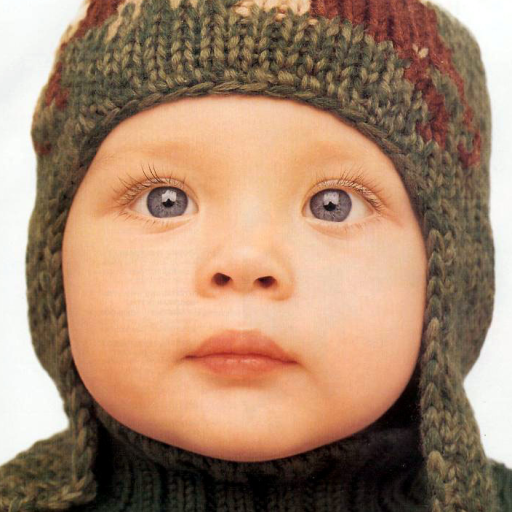
#> input picture baby_GT.bmp, 512 x 512 px, given as the content of the folder data/train, which was not available
$ python test.py   (older library calls are emulated)
#> lines starting #> are read from the running program, lines starting #| are printed output that depends on the picture; pictures that were not available may be replaced by others from this repository, and a replacement may not be noted
# -*- coding: utf-8 -*-
"""
Created on Tue Jan 23 10:53:39 2018

@author: Administrator
"""

import os
import numpy as np
#import json
#from PIL import Image
import cv2
from scipy import misc
#import getPrmDflt as GP
from scipy import signal
import math
import warnings
import gc
from skimage import color
from scipy import io
from sklearn.decomposition import PCA
#from skimage import transform
#import matplotlib.image as mpimg


def srForestTrain( varargin ):
    dfs={ 'datapathHigh':[], 'datapathLow': [],  'sf':2,
         'downsample':[],'patchSizeLow':np.array([6,6]),'patchSizeHigh':np.array([6,6]),
         'patchStride':np.array([2,2]), 'patchBorder':np.array([2,2]),
         'nTrainPatches':0,  'nAddBaseScales':0,  'patchfeats':[],
         'interpkernel':'bicubic', 'pRegrForest':forestRegrTrain(),
         'useARF':0,  'verbose':1 }
#    dfs['pRegrForest']=FR.forestRegrTrain()
    opts=getPrmDflt(dfs,1,varargin)
    if len(varargin)==0:
        srforest=opts
        return srforest
# check some parameter settings
    if opts['sf']<2:
        print('ValueError,sf should be >= 2')
    elif opts['patchSizeLow'][0]<3:
        print('ValueError,patchSizeLow >= 2')
    elif opts['patchSizeHigh'][0]<3:
        print('ValueError,patchSizeHigh >= 2')
    elif opts['nTrainPatches']<0:
        print('ValueError,nTrainPatches >= 0')
    elif (opts['patchStride']).any()>(opts['patchSizeHigh']).any():
        print('ValueError,Stride is too large for high-res patch size')
# extract source and target patches
    imlistLow = ' '
    nPatchesPerImg = 0
    #imlistHigh = list(open (opts['datapathHigh'],'rb+'))
    imlistHigh = opts['datapathHigh']
    #[i for i in os.listdir('.') if os.path.isfile(i) and os.path.splitext(i)[1]=='.bmp']
    listH = os.listdir(imlistHigh)  #列出文件夹下所有的目录与文件
    if len(opts['datapathLow'])!=0:
        imlistLow=os.listdir( opts['datapathLow'])
    patchesSrcCell=[]
    patchesTarCell=[]
    for i in range(0,len(listH)):
        patchesSrcCell.append([])
        patchesTarCell.append([])
        path = os.path.join(imlistHigh,listH[i])
#        if os.path.isfile(path) and os.path.splitext(i)[1]=='.bmp':   #想对文件的操作
        if opts['verbose']==1:
           print('Extract patches from image %d/%d'%(i+1,len(listH)))
        imL=[]
#        imH =np.array(cv2.imread(listH[i],cv2.IMREAD_COLOR))
#        imH=cv2.imread(path)
        imH=misc.imread(path)
#> imH is the input picture: shape (512, 512, 3); mean R, G, B 166.9, 134.2, 109.5
#        cv2.namedWindow("Image")
#        cv2.imshow("Image", imH)
#        cv2.waitKey (0)
#        cv.destroyAllWindows()
        if imH.any() == None:                   #判断读入的img1是否为空，为空就继续下一轮循环
            continue
        baseScales=1
        patchesSrcCell[i],patchesTarCell[i] = extractPatchesFromImg(imH,imL,opts,baseScales)
        if nPatchesPerImg>0:
            pass
    patchesSrc=patchesSrcCell[0]
    patchesTar=patchesTarCell[0]
    for j in range(len(listH)-1):
        patchesSrc=np.hstack((patchesSrc,patchesSrcCell[j+1]))
        patchesTar=np.hstack((patchesTar,patchesTarCell[j+1]))
    del patchesSrcCell
    gc.collect()
    del patchesTarCell
    gc.collect()
    if opts['verbose']==1:
        print('Extracted a total of %d patches from %d images\n'%(patchesSrc.shape[1],len(listH)))
    opts['pRegrForest']['N1']=patchesSrc.shape[1]
#reduce dimensionality of low-res patches (PCA)主成分分析法 降维
    if opts['verbose']==1:
        print('Applying PCA dim-reduction\n')
#    meanVal=np.mean(patchesSrc,axis=0)
#    newData=patchesSrc-meanVal
        '''
    covMat=(np.dot(patchesSrc,patchesSrc.T)).astype(np.float64)
#    covMat=np.cov(patchesSrc,rowvar=1)
    eigVals,eigVects=np.linalg.eig(np.mat(covMat))
    eigVects=(eigVects).astype(np.float64)
    eigVals=(eigVals.cumsum(0)/sum(eigVals)).astype(np.float64)

    k=0
    for i in range(0,len(eigVals)):
        if eigVals[i]>=(1e-3):
            k=k+1

    srforest={}
    srforest['Vpca']=eigVects[:,k:eigVects.shape[1]+1]
    del eigVals
    gc.collect()
    del eigVects
    gc.collect()
    del covMat
    gc.collect()
    '''
    srforest={}
    pca = PCA(n_components=30)
    datapca=pca.fit_transform(patchesSrc)
    srforest['Vpca']=datapca

    print(' %d to %d dimensions\n'%(srforest['Vpca'].shape[0],srforest['Vpca'].shape[1]))
    patchesSrcPca=np.array([])
    patchesSrcPca=np.array(np.dot(srforest['Vpca'].T,patchesSrc))
#train the regression forest
    if opts['useARF']==1:
        if opts['verbose']==1:
            pass
    elif opts['useARF']==0:
        if opts['verbose']==1:
            print('Training regression forest\n')
        srforest['model']=forestRegrTrain(patchesSrcPca,patchesSrcPca,patchesTar,opts['pRegrForest'])
    srforest['sropts']=opts


def extractPatchesFromImg(imH,imL,opts,baseScales):
     baseScales=1
     srcPatches=[]
     tarPatches=[]
# downsample image(s)
     imH = imageDownsample(imH,baseScales,opts['downsample'])
     if len(imL)!=0:
         imL=imageDownsample(imL,baseScales,opts['downsample'])
     imHY=imageTransformColor(imH)
     imHY=imageModcrop(imHY,opts['sf'])
     if len(imL)==0:
        imLY=imageDownsample(imHY,opts['sf'],opts['downsample'])
     else:
        imLY=imageTransformColor(imL)
#     size=imHY.shape
     imMY=imresize(imLY,opts['sf'],opts['interpkernel'])
#     imMY=imMY/255
     imTar=imHY-imMY
     Spatches=extractPatches(imMY,opts['patchSizeLow'],opts['patchSizeLow']-opts['patchStride'],opts['patchBorder'],opts['patchfeats'])
     srcPatches=Spatches
     tarBorder=opts['patchBorder']
     Tpatches=extractPatches(imTar,opts['patchSizeHigh'],opts['patchSizeHigh']-opts['patchStride'],tarBorder)
     tarPatches=Tpatches

     return srcPatches,tarPatches


def imageDownsample(imH,sf,varargin):
#> called with sf = 1
    dfs={ 'kernel':'bicubic',  'sigma': .4  }
    opts=getPrmDflt(dfs,1,varargin)
#> opts = {'kernel': 'bicubic', 'sigma': 0}
#> in imageTransformColor, `img=color.rgb2ycbcr(im)`: img: shape (512, 512, 3) float64; mean of channels 0, 1, 2 137.2, 112.3, 144.1
#> in imageTransformColor, `imG=np.around(img)`: imG: shape (512, 512, 3) float64; mean of channels 0, 1, 2 137.2, 112.3, 144.1
#> in imageTransformColor, `imY,imCR,imCB = cv2.split(imG)`:
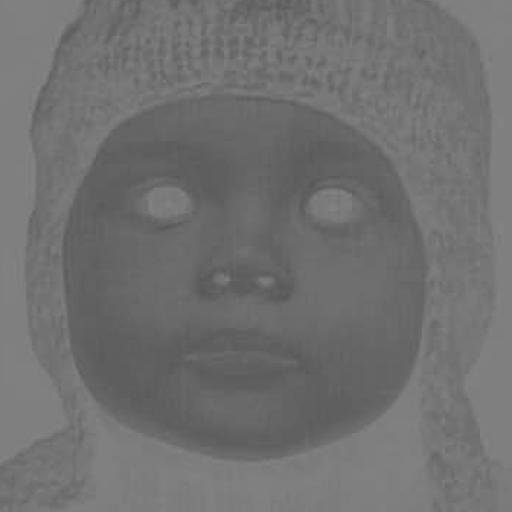
#> imCR: shape (512, 512) float64; min 87, max 133, mean 112.3
#> in imageTransformColor, `imY,imCR,imCB = cv2.split(imG)`:
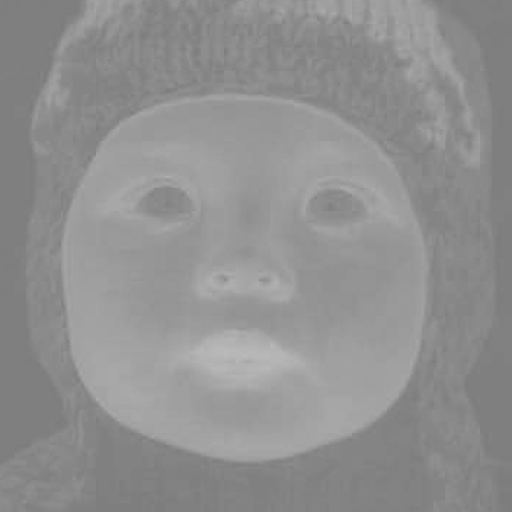
#> imCB: shape (512, 512) float64; min 122, max 186, mean 144.1
    if opts['kernel']=='bicubic':
        if sf==1:
            imL =misc.imresize(imH,1/sf,'bicubic')
#            imL =transform.resize(imH,(imH.shape[0]/sf,imH.shape[1]/sf))
        elif sf!=1:
            imL =misc.imresize(imH,1/sf,'bicubic')
#            imL =transform.resize(imH,(imH.shape[0]/sf,imH.shape[1]/sf))
            imL=imL/255
    elif opts['kernel']=='Gaussian':
        ValueError('Not implemented yet!')
    else:
        ValueError('Unknown kernel')

    return imL


def imresize(im,sf,interpkernel):
 #""" 使用PIL 对象重新定义图像数组的大小"""
    if interpkernel == 'bicubic':
        pil_im = cv2.resize(im, None, fx=sf,fy=sf, interpolation=cv2.INTER_CUBIC)
#        pil_im = cv2.resize(im, size, interpolation=cv2.INTER_CUBIC)
        return pil_im
    else:
        raise ValueError('error')


def imageModcrop(imHY,modfactor):
#> called with modfactor = 3
    imh,imw=np.shape(imHY)
#> imh = 512; imw = 512
    imh=imh-imh%modfactor
#> imh = 510
    imw=imw-imw%modfactor
#> imw = 510
    imcrop=imHY[0:imh,0:imw]
#> call 2 of imageDownsample, with sf = 3
#> in imageDownsample (call 2), `imL =misc.imresize(imH,1/sf,'bicubic')`:
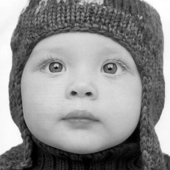
#> imL: shape (170, 170); min 0, max 255, mean 141.2
    return imcrop

'''
def imageModcrop(image, modfactor):
	if image.shape[2] == 1:
		size = image.shape
		size -= np.mod(size, modfactor)
		image = image[0:size[0], 0:size[1]]
	else:
		size = image.shape[0:2]
		size -= np.mod(size, modfactor)
		image = image[0:size[0], 0:size[1], 0]
	return image
'''

def modcrop_color(image, modfactor):
	size = image.shape[0:2]
	size -= np.mod(size, modfactor)
	image = image[0:size[0], 0:size[1], :]
	return image

#extractPatches Extracts patches from an image.
def extractPatches( im, patchsize, overlap, border, varargin={} ):
    dfs={'type':'none','filters':[]}
    opts=getPrmDflt(dfs,1,varargin)
#> opts = 2 items
    size=np.shape(im)
#> size = (510, 510)
    skip=patchsize-overlap
#> skip = [3, 3]
    if len(size)==3:
        raise ValueError('im should have only a single channel')
    if patchsize[0]<3 or patchsize[1]<3:
        raise ValueError('patchsize shoud be >= 3')
    grid = getSamplingGrid(size,patchsize,overlap,border,1)
    if opts['type']=='none':
        patches=np.zeros([patchsize[0]*patchsize[1],grid.shape[2]])
        ref=im[border[0]:im.shape[0]-border[0],border[1]:im.shape[1]-border[1]]
        (a,b,c)=grid.shape
        kk=0
        pf=np.zeros([a,b,c])
        for j in range(ref.shape[1]):
            if (patchsize[1]+j*skip[1])>ref.shape[1]:
                break
            for i in range(ref.shape[0]):
                if (patchsize[0]+i*skip[0])>ref.shape[0]:
                    break
                pf[:,:,kk]=ref[i*skip[0]:patchsize[0]+i*skip[0],j*skip[1]:patchsize[1]+j*skip[1]]
                kk=kk+1
        f=pf
        patches=f.reshape(f.shape[0]*f.shape[1],f.shape[2],order='F')
        return patches
    elif opts['type']=='filters':
        feature_size=patchsize[0]*patchsize[1]*len(opts['filters'])
        patches=np.zeros([feature_size,grid.shape[2]])
        for index in range(len(opts['filters'])):
            f=signal.convolve2d(im,opts['filters'][index],mode='same')
#            f=f[grid]
            ref=f[border[0]:f.shape[0]-border[0],border[1]:f.shape[1]-border[1]]
            (a,b,c)=grid.shape
            kk=0
            pf=np.zeros([a,b,c])
            for j in range(ref.shape[1]):
                if (patchsize[1]+j*skip[1])>ref.shape[1]:
                    break
                for i in range(ref.shape[0]):
                    if (patchsize[0]+i*skip[0])>ref.shape[0]:
                        break
                    pf[:,:,kk]=ref[i*skip[0]:patchsize[0]+i*skip[0],j*skip[1]:patchsize[1]+j*skip[1]]
                    kk=kk+1
            f=pf
            f=f.reshape(f.shape[0]*f.shape[1],f.shape[2],order='F')
            patches[index*f.shape[0]:f.shape[0]+index*f.shape[0],:]=f
#            patches[(1:f.shape[0])+(index-1)*f.shape[0],:]=f
        return patches
    else:
        raise ValueError('UNknown featuers')


#getSamplingGrid returns a grid to easily extract patches from an image
def getSamplingGrid( img_size, patch_size, overlap, border, scale ):
#> called with img_size = (510, 510), patch_size = array of shape (2,), overlap = array of shape (2,), border = array of shape (2,), scale = 1
    patch_size=np.array(patch_size)*scale
#> patch_size = [9, 9]
    overlap=np.array(overlap)*scale
#> overlap = [6, 6]
    border=np.array(border)*scale
#> border = [3, 3]

    X=img_size[0]
#> X = 510
    Y=img_size[1]
#> Y = 510
    index=np.arange(1,X*Y+1).reshape(Y,X)
    index=index.T
    grid=index[0:patch_size[0],0:patch_size[1]]-1
#Compute offsets for grid's displacement.
    skip=patch_size-overlap
#> skip = [3, 3]
    offest=index[border[0]:img_size[0]-patch_size[0]-border[0]+1:skip[0],
                 border[1]:img_size[1]-patch_size[1]-border[1]+1:skip[1]]
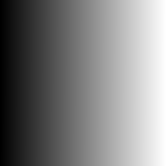
#> offest: shape (166, 166) int64; min 1534, max 254479, mean 128006.5; drawn with min black and max white
    #L,T=np.shape(offest)
    offest=offest.T.reshape(1,1,offest.size)
#Prepare 3D grid - should be used as: sampled_img = img(grid)
    grid=grid.reshape(9,9,1)
    grid=np.tile(grid,(1,1,offest.shape[2]))+np.tile(offest,(patch_size[0],patch_size[1],1))
    return grid

def imageTransformColor(im):
     x,y,z=np.shape(im)
     if z==3:
         img=color.rgb2ycbcr(im)
         imG=np.around(img)
         imY,imCR,imCB = cv2.split(imG)
         imHY=imY/255
         return imHY
'''
         imY,imCR,imCB = cv2.split(img)
# 怎么把图像转化为单精度的？
#         imHY=np.mat(imY)*(1/255)
         imHY = im2single(imY)
         imCB = im2single(imCB)
         imCR = im2single(imCR)
'''

def im2single(im):
	info = np.iinfo(im.dtype) # Get the data type of the input image
	return im.astype(np.float32) / info.max


def getPrmDflt(dfs, checkExtra=1,prm=None):
#    if (len(dfs)%2 == 1):
    if len(prm)==0:
        return dfs
#        raise ValueError('odd number of default parameters')
    else:
        if isinstance(prm,dict):
            pass
        dfs.update(prm)
        return dfs


def forestRegrTrain( *args ):
    if len(args)!=0:
        Xfeat=args[0]
        Xsrc=args[1]
        Xtar=args[2]
        varargin=args[3]
    else:
        varargin={}
    dfs={ 'M':1,  'minChild':64,  'minCount':128,  'N1':[],  'F1':[],  'F2':5,
         'maxDepth':64,  'fWts':[],  'splitfuntype':'pair',
      'nodesubsample':1000,  'splitevaltype':'variance',
      'lambda':0.01,  'estimatelambda':0,  'kappa':1,  'leaflearntype':'linear',
      'usepf':0,  'verbose':0 }
    opts=getPrmDflt(dfs,1,varargin)
    if len(args)==0:
        forest=opts
        return forest

    Ff,N=np.shape(Xfeat)
    Ncheck=Xsrc.shape[1]
    assert(N==Ncheck)
    Ncheck=Xtar.shape[1]
    assert(N==Ncheck)
    if len(opts['N1'])==0:
        opts['N1']=round(N*0.75)
        opts['N1']=min(N,opts['N1'])
    if len(opts['F1'])==0:
        opts['F1']=round(math.sqrt(Ff))
        opts['F1']=min(Ff,opts['F1'])
    if opts['F2']<0:
        raise ValueError('F2 should be > -1')
    if opts['fWts']==[]:
        opts['fWts']=np.ones((1,Ff),np.float32)
        opts['fWts']=opts['fWts']/sum(sum(opts['fWts']))
    if opts['nodesubsample']<opts['minChild']*2:
        raise ValueError('nodesubsample < 2*minChild')
    if opts['nodesubsample']<opts['minChild']*3:
        warnings.warn('nodesubsample < 3*minChild',DeprecationWarning)

#make sure data has correct types
    pass

#train M random trees on different subsets of data
    dWtsUni=np.ones((1,N),np.float32)
    dWtsUni=dWtsUni/sum(sum(dWtsUni))
    if opts['usepf']==1:
        tem_forest=[]
        for i in range(opts['M']):
           if N==opts['N1']:
               d=np.arange(0,N)
           else:
               d=wswor(dWtsUni,opts.N1,4)
           Xfeat1=Xfeat[:,d]
           Xsrc1=Xsrc[:,d]
           Xtar1=Xtar[:,d]
           temforest=treeRegrTrain(Xfeat1,Xsrc1,Xtar1,opts)
           tem_forest.append(temforest)
        forest=[]
        #forest=tem_forest
        for i in range(opts['M']):
            forest.append(tem_forest[i])
    else:
        for i in range(opts['M']):
            if N==opts['N1']:
                d=np.arange(0,N)
            else:
                d=wswor(dWtsUni,opts.N1,4)
            Xfeat1=Xfeat[:,d]
            Xsrc1=Xsrc[:,d]
            Xtar1=Xtar[:,d]
            tree=treeRegrTrain(Xfeat1,Xsrc1,Xtar1,opts)
            forest=[]
            forest=tree

    return forest


if __name__ == '__main__':
    scopts={}
    scopts['datapathHigh'] = 'data\\train'
    scopts['datapathLow'] = ''
    scopts['sf'] = 3   #upscaling factor
    scopts['downsample']={}
    scopts['downsample']['kernel'] = 'bicubic'
    scopts['downsample']['sigma'] = 0
    scopts['patchSizeLow'] = np.array([3,3]) * scopts['sf']
    scopts['patchSizeHigh'] = np.array([3,3])* scopts['sf']
    scopts['patchStride'] =  np.array([1,1])* scopts['sf']
    scopts['patchBorder'] =  np.array([1,1])* scopts['sf']
    scopts['nTrainPatches'] = 0
    scopts['nAddBaseScales'] = 0
    scopts['patchfeats']={}
    scopts['patchfeats']['type'] = 'filters'
    O =  np.zeros([scopts['sf']-1])
    G =  np.mat(np.hstack([1,O,-1]))  # Gradient % O = [0,0]
    L =  np.mat(np.hstack([1,O,-2,O,1]))/2  # Laplacian
    scopts['patchfeats']['filters'] = list([G, G.T, L, L.T])
    scopts['interpkernel'] = 'bicubic'
    scopts['pRegrForest'] = forestRegrTrain()
    scopts['pRegrForest']['M'] = 10
    scopts['pRegrForest']['maxDepth'] = 15
    scopts['pRegrForest']['nodesubsample'] = 512
    scopts['pRegrForest']['verbose'] = 1
    scopts['pRegrForest']['usepf'] = 1
    scopts['useARF'] = 0   #requires longer training times!

    # path to the model file
    srforestPath = 'models\\'
    srforestFNm = ('srf_sf-%d_T-%02d_ARF-%d.mat'%(scopts['sf'], scopts['pRegrForest']['M'],scopts['useARF']))
    srforestFNm = os.path.join(srforestPath , srforestFNm)

    # path to test images
    datapathTestHigh = 'data\\test_Set5'
    datapathTestLow = ' '

    ## train the super-resolution forest
    if os.path.exists(srforestFNm): #判断是否存在模型
        print('Loading super-resolution forest\n')
        # srforest = srForestLoad(srforestFNm)
        forest=io.loadmat(srforestFNm)
        srforest={}
        srforest['model']=forest['model']
        srforest['Vpca']=forest['Vpca']
        srforest['sropts']=forest['sropts']
    else:
        print('Training super-resolution forest\n')
        srforest = srForestTrain( scopts )
#> in extractPatches, `feature_size=patchsize[0]*patchsize[1]*len(opts['filters'])`: feature_size = 324
#> the loop in extractPatches, `for index in range(len(opts['filters'])):` made 4 passes
#> pass 1, in extractPatches, `ref=f[border[0]:f.shape[0]-border[0],border[1]:f.shape[1]-border[1]]`:
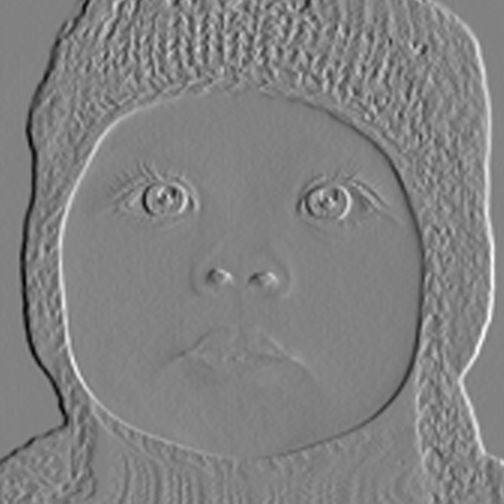
#> ref: shape (504, 504) float64; min -0.469, max 0.451, mean -1.91e-05; drawn with min black and max white
#> in extractPatches (call 2), `opts=getPrmDflt(dfs,1,varargin)`: opts = {'type': 'none', 'filters': []}
#> in extractPatches (call 2), `ref=im[border[0]:im.shape[0]-border[0],border[1]:im.shape[1]-border[1]]`:
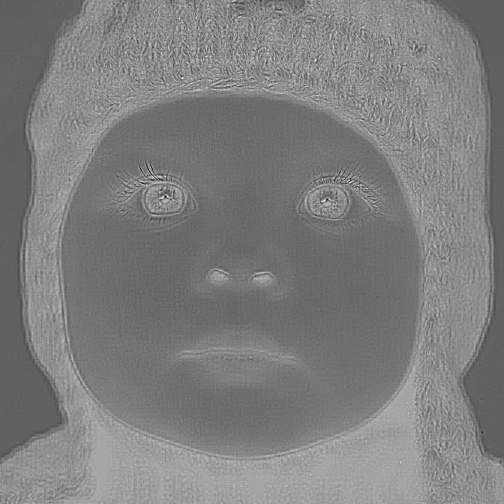
#> ref: shape (504, 504) float64; min -0.271, max 0.243, mean -0.0151; drawn with min black and max white
#> after the loop in extractPatches (call 2), `for j in range(ref.shape[1]):`: kk = 27556
#| Extracted a total of 27556 patches from 1 images
#> in srForestTrain, `datapca=pca.fit_transform(patchesSrc)`:
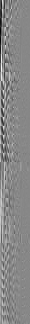
#> datapca: shape (324, 30) float64; min -8.72, max 7.67, mean 5.85e-18; drawn with min black and max white
#|  324 to 30 dimensions
#> (the run stopped early here; a loop or call above may not have finished)
